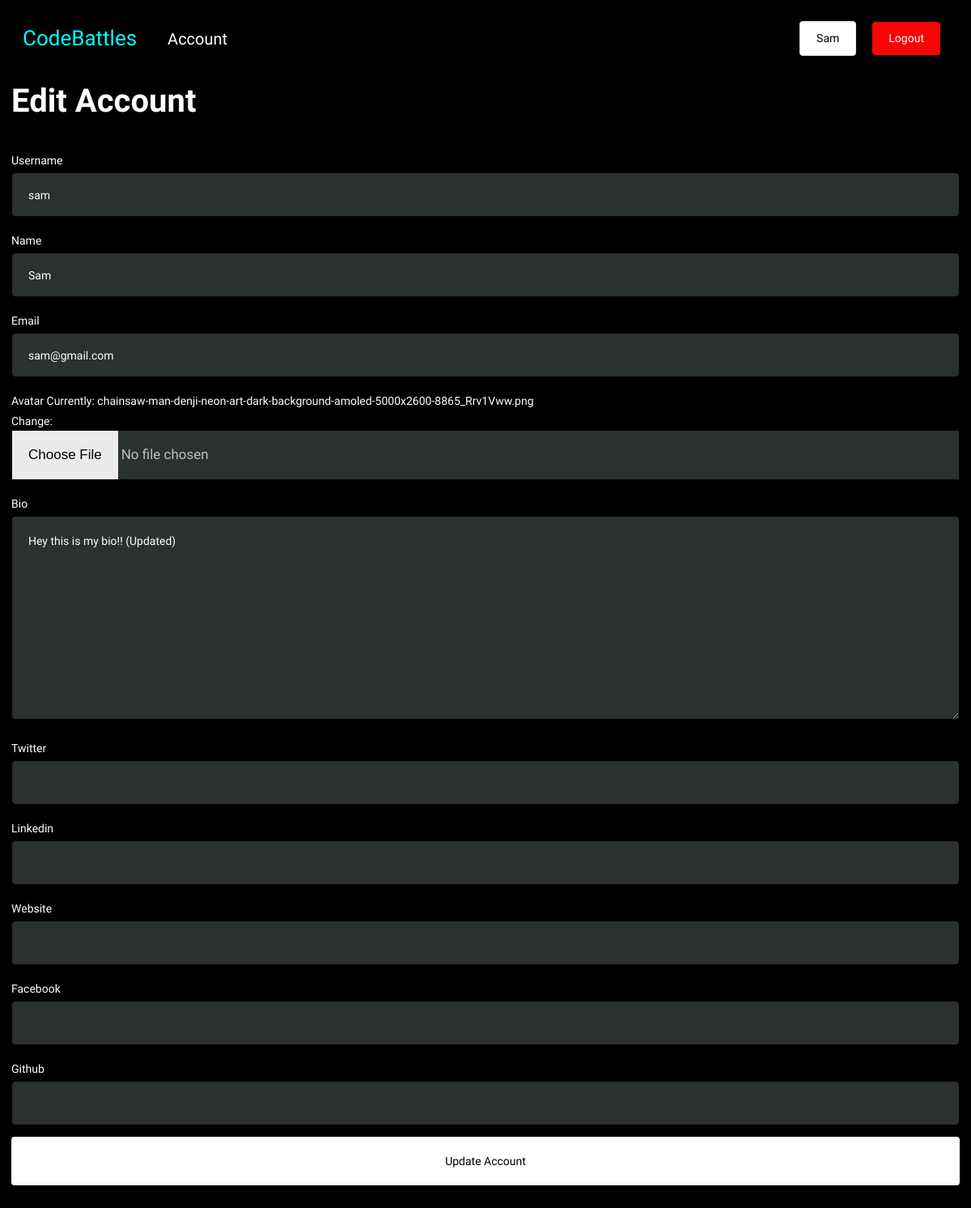
Before: /edit-account/071d83ae-487f-40cc-99c8-963464a65e8d/ (signed in) with the older database file.
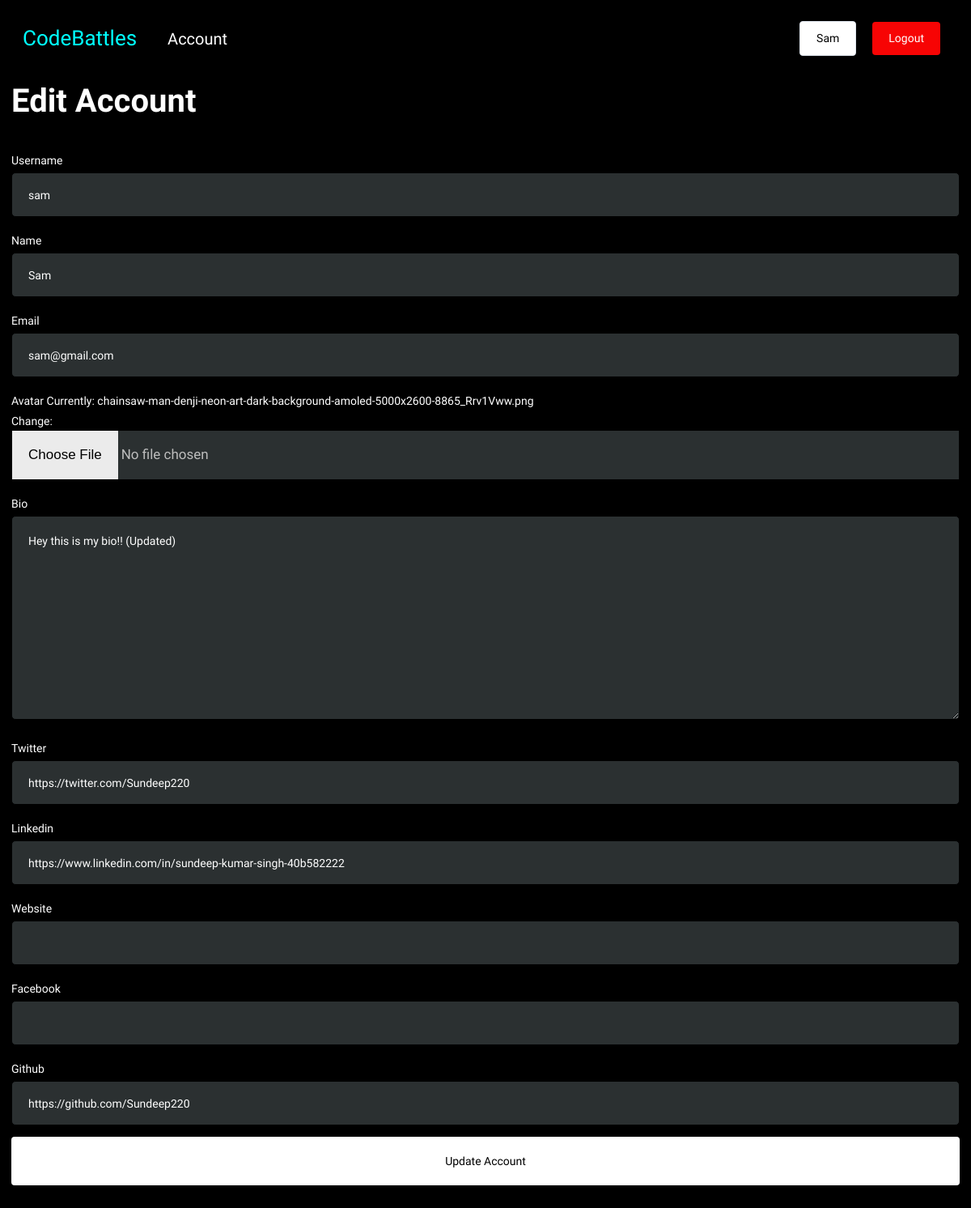
After: the same page with the newer database file.
### base/models.py (models this page shows)
class User(AbstractUser):
    name = models.CharField(max_length=100, null=True)
    email = models.EmailField(unique=True, null=True)
    bio = models.TextField(null=True, blank=True)
    hackathon_participant = models.BooleanField(default=True, null=True)
    avatar =  ResizedImageField(size=[400,400], default='avatar.png')
    id = models.UUIDField(default=uuid.uuid4, unique=True,primary_key=True, editable=False)
    USERNAME_FIELD = 'email'
    REQUIRED_FIELDS = ['username']
    twitter = models.URLField(max_length=500, null=True, blank=True)
    linkedin = models.URLField(max_length=500, null=True, blank=True)
    website = models.URLField(max_length=500, null=True, blank=True)
    facebook = models.URLField(max_length=500, null=True, blank=True)
    github = models.URLField(max_length=500, null=True, blank=True)
    class Meta:
        ordering = ['avatar']

### base/views.py (the view, shortened to what this page needs)
# urls.py: path('edit-account/<str:pk>/', views.edit_account, name="edit-account"),
@login_required(login_url='login')
def edit_account(request,pk):
    user = User.objects.get(id=pk)
    form = UserForm(instance=user)
    context = {'form': form}
    return render(request,'user_form.html',context)

### base/forms.py
class UserForm(ModelForm):
    class Meta:
        model = User
        fields = ['username', 'name', 'email', 'avatar', 'bio', 'twitter', 'linkedin', 'website' ,'facebook' ,'github']
        widgets = {
            'username': forms.TextInput(attrs={'class':'form-field--input'}),
            'name':forms.TextInput(attrs={'class':'form-field--input'}),
            'email':forms.EmailInput(attrs={'class':'form-field--input'}),
            'bio':forms.Textarea(attrs={'class':'form-field--input-txarea'}),
            'twitter': forms.TextInput(attrs={'class':'form-field--input'}),
            'linkedin':forms.TextInput(attrs={'class':'form-field--input'}),
            'facebook':forms.TextInput(attrs={'class':'form-field--input'}),
            'github':forms.TextInput(attrs={'class':'form-field--input'}),
            'website':forms.TextInput(attrs={'class':'form-field--input'})
        }

### templates/user_form.html (shortened to what this page needs)
{% extends 'main.html' %}
{% block content %}
<div class="'edit-accinfo-container">
    <h1 class="form-field--title">Edit Account</h1>
    <div class="section">
        <form method="POST" enctype="multipart/form-data">
            {% for field in form %}
                <div class="form-field--wrapper">
                    <label>{{field.label}}</label>
                    {{field}}
                </div>
            {% endfor %}
            <div class="form-field--wrapper">
                <input class="btn btn--secondary formsubmit-btn" type="submit" value="Update Account" />
            </div>
        </form>
    </div>
</div>
{% endblock content %}

### templates/navbar.html
<nav>
    <div id="logo--wrapper">
        <a href="{% url 'home' %}">
            <h4 id="logo--text">CodeBattles</h4>
        </a>
    </div>
    <div id="nav-item">
        <a id="navigator" href="{% url 'account' %}">Account</a>
    </div>
    <div id="nav--col3">
        {% if request.user.is_authenticated %}
        <a class="btn btn--secondary" href="{% url 'profile' request.user.id %}">{{request.user.name}}</a>
        <a class="btn btn--danger" href="{% url 'logout' %}">Logout</a>
        {% else %}
        <a class="btn btn--secondary" href="{% url 'login' %}">Login</a>
        <a class="btn btn--warning" href="{% url 'register' %}">Register</a>
        {% endif %}
    </div>
</nav>

Changed rows visible on the page:
changed User "Sam": twitter (not shown) → "https://twitter.com/Sundeep220"; linkedin (not shown) → "https://www.linkedin.com/in/sundeep-kumar-singh-40b582222"; github (not shown) → "https://github.com/Sundeep220"
